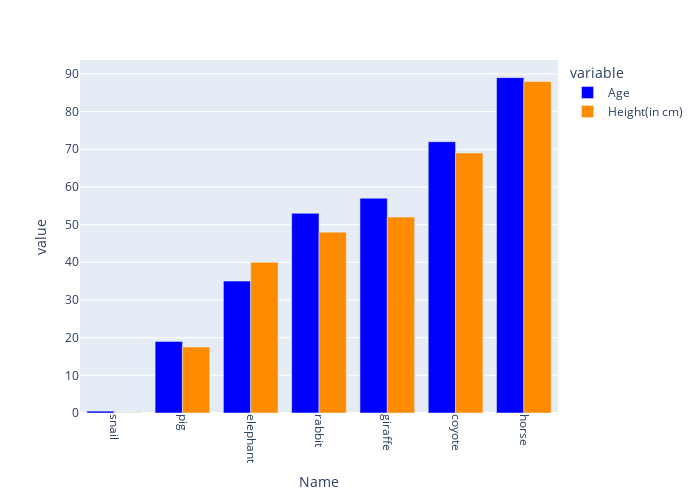

Source (notebook cell):
### Code cell
# PLOTLY

fig = px.bar(df, 
             x="Name", 
             y=["Age", "Height(in cm)"], 
             barmode='group', 
             color_discrete_sequence=['blue', 'darkorange'],
             width=60  # Change bin width
            )

# Rotate x-axis labels
fig.update_layout(xaxis={'tickangle': 90})

# Change figure width and height
fig.update_layout(
    width=700,  # Change figure width
    height=500  # Change figure height
)

fig.update_layout(boxgroupgap=0.5, boxgap=0.1)

fig.update_layout(legend_valign='top')

# Show the plot
fig.show()

### Figure 1 — Plotly figure (JSON) as saved in the notebook; plotly's stock layout.template omitted (floating-point values rounded to 4 significant figures)
{"data": [{"alignmentgroup": "True", "hovertemplate": "variable=Age<br>Name=%{x}<br>value=%{y}<extra></extra>", "legendgroup": "Age", "marker": {"color": "blue", "pattern": {"shape": ""}}, "name": "Age", "offsetgroup": "Age", "orientation": "v", "showlegend": true, "textposition": "auto", "type": "bar", "x": ["snail", "pig", "elephant", "rabbit", "giraffe", "coyote", "horse"], "xaxis": "x", "y": [0.5, 19, 35, 53, 57, 72, 89], "yaxis": "y"}, {"alignmentgroup": "True", "hovertemplate": "variable=Height(in cm)<br>Name=%{x}<br>value=%{y}<extra></extra>", "legendgroup": "Height(in cm)", "marker": {"color": "darkorange", "pattern": {"shape": ""}}, "name": "Height(in cm)", "offsetgroup": "Height(in cm)", "orientation": "v", "showlegend": true, "textposition": "auto", "type": "bar", "x": ["snail", "pig", "elephant", "rabbit", "giraffe", "coyote", "horse"], "xaxis": "x", "y": [0.1, 17.5, 40, 48, 52, 69, 88], "yaxis": "y"}], "layout": {"barmode": "group", "boxgap": 0.1, "boxgroupgap": 0.5, "height": 500, "legend": {"title": {"text": "variable"}, "tracegroupgap": 0, "valign": "top"}, "margin": {"t": 60}, "width": 700, "xaxis": {"anchor": "y", "autorange": true, "domain": [0, 1], "range": [-0.5, 6.5], "tickangle": 90, "title": {"text": "Name"}, "type": "category"}, "yaxis": {"anchor": "x", "autorange": true, "domain": [0, 1], "range": [0, 93.68], "title": {"text": "value"}, "type": "linear"}}}
